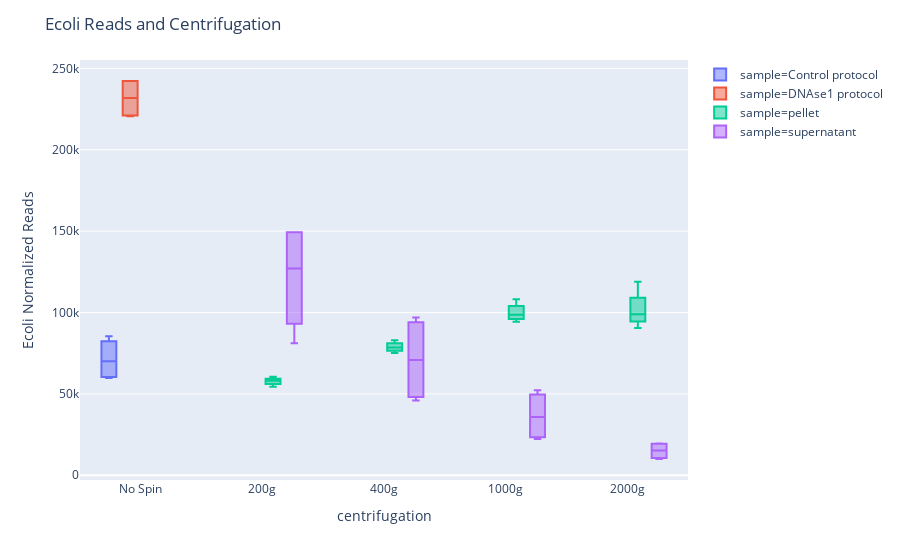

The notebook cell this image was saved under:
### Code cell
fig_t7 = px.box(merged, x='centrifugation', y='ecoli_normalized_reads', color='sample',
                 labels={'ecoli_normalized_reads': 'Ecoli Normalized Reads'})
fig_t7.update_layout(height=700, title='Ecoli Reads and Centrifugation')
fig_t7.show()

### Figure 1 — Plotly figure (JSON) as saved in the notebook; plotly's stock layout.template omitted (floating-point values rounded to 4 significant figures)
{"data": [{"alignmentgroup": "True", "hoverlabel": {"namelength": 0}, "hovertemplate": "sample=Control protocol<br>centrifugation=%{x}<br>Ecoli Normalized Reads=%{y}", "legendgroup": "sample=Control protocol", "marker": {"color": "#636efa"}, "name": "sample=Control protocol", "notched": false, "offsetgroup": "sample=Control protocol", "orientation": "v", "showlegend": true, "type": "box", "x": ["No Spin", "No Spin", "No Spin", "No Spin"], "x0": " ", "xaxis": "x", "y": [61060.0, 59750.0, 85500.0, 79060.0], "y0": " ", "yaxis": "y"}, {"alignmentgroup": "True", "hoverlabel": {"namelength": 0}, "hovertemplate": "sample=DNAse1 protocol<br>centrifugation=%{x}<br>Ecoli Normalized Reads=%{y}", "legendgroup": "sample=DNAse1 protocol", "marker": {"color": "#EF553B"}, "name": "sample=DNAse1 protocol", "notched": false, "offsetgroup": "sample=DNAse1 protocol", "orientation": "v", "showlegend": true, "type": "box", "x": ["No Spin", "No Spin", "No Spin", "No Spin"], "x0": " ", "xaxis": "x", "y": [220700.0, 221400.0, 242300.0, 242200.0], "y0": " ", "yaxis": "y"}, {"alignmentgroup": "True", "hoverlabel": {"namelength": 0}, "hovertemplate": "sample=pellet<br>centrifugation=%{x}<br>Ecoli Normalized Reads=%{y}", "legendgroup": "sample=pellet", "marker": {"color": "#00cc96"}, "name": "sample=pellet", "notched": false, "offsetgroup": "sample=pellet", "orientation": "v", "showlegend": true, "type": "box", "x": ["200g", "200g", "200g", "200g", "400g", "400g", "400g", "400g", "1000g", "1000g", "1000g", "1000g", "2000g", "2000g", "2000g", "2000g"], "x0": " ", "xaxis": "x", "y": [54360.0, 57870.0, 58140.0, 60510.0, 77920.0, 75130.0, 82970.0, 79240.0, 108200.0, 97650.0, 94340.0, 99790.0, 118900.0, 90440.0, 98660.0, 99150.0], "y0": " ", "yaxis": "y"}, {"alignmentgroup": "True", "hoverlabel": {"namelength": 0}, "hovertemplate": "sample=supernatant<br>centrifugation=%{x}<br>Ecoli Normalized Reads=%{y}", "legendgroup": "sample=supernatant", "marker": {"color": "#ab63fa"}, "name": "sample=supernatant", "notched": false, "offsetgroup": "sample=supernatant", "orientation": "v", "showlegend": true, "type": "box", "x": ["200g", "200g", "200g", "200g", "400g", "400g", "400g", "400g", "1000g", "1000g", "1000g", "1000g", "2000g", "2000g", "2000g", "2000g"], "x0": " ", "xaxis": "x", "y": [105000.0, 81200.0, 149300.0, 149300.0, 50420.0, 45890.0, 91180.0, 96910.0, 22210.0, 24380.0, 52250.0, 47130.0, 9993.0, 11280.0, 19270.0, 19590.0], "y0": " ", "yaxis": "y"}], "layout": {"autosize": true, "boxmode": "group", "legend": {"tracegroupgap": 0}, "margin": {"t": 60}, "title": {"text": "Ecoli Reads and Centrifugation"}, "xaxis": {"anchor": "y", "autorange": true, "domain": [0, 1], "range": [-0.5, 4.5], "title": {"text": "centrifugation"}, "type": "category"}, "yaxis": {"anchor": "x", "autorange": true, "domain": [0, 1], "range": [-2912.0, 255200.0], "title": {"text": "Ecoli Normalized Reads"}, "type": "linear"}}}
